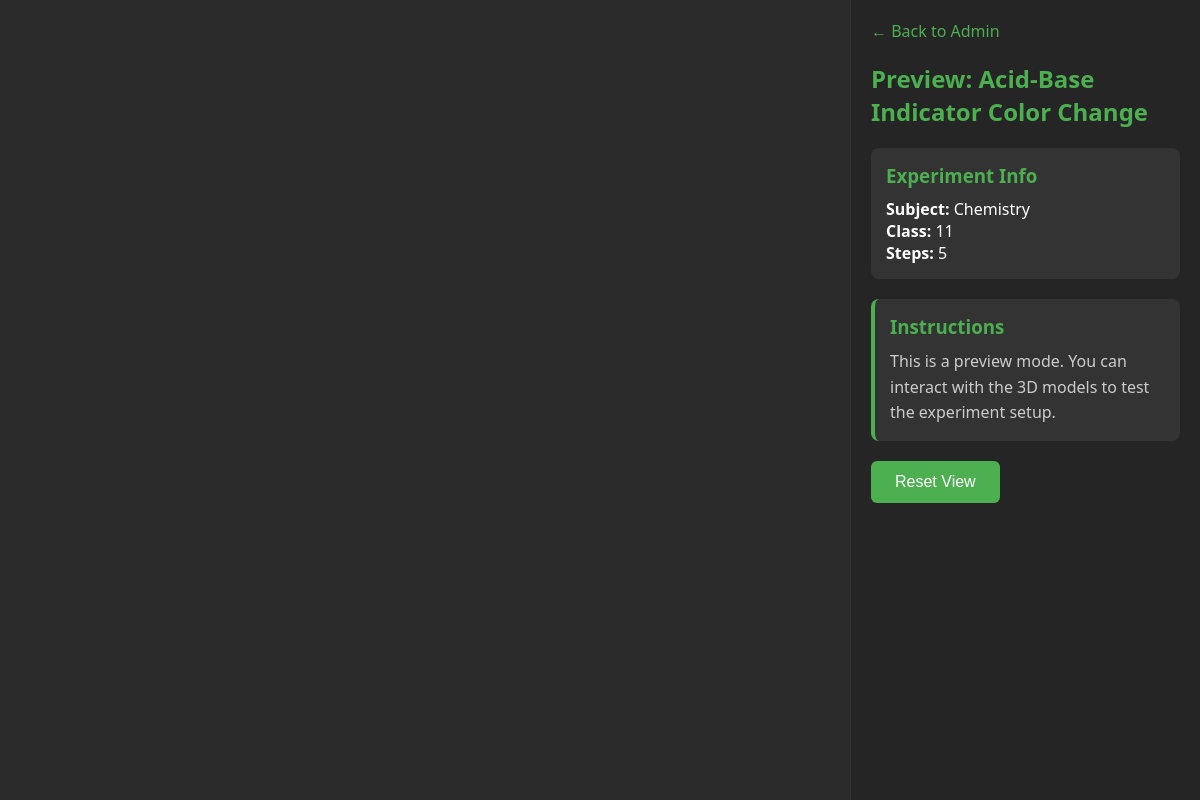
Screenshot of /admin/preview.php?id=exp_6982ba60d7448 with the database file from the repository.
### tables this page shows
CREATE TABLE experiments (
    id VARCHAR(50) PRIMARY KEY,
    title VARCHAR(255) NOT NULL,
    subject VARCHAR(50) NOT NULL,
    class VARCHAR(10) NOT NULL,
    config_json TEXT NOT NULL,
    created_at DATETIME DEFAULT CURRENT_TIMESTAMP,
    updated_at DATETIME DEFAULT CURRENT_TIMESTAMP
);

### admin/config/database.php (called while the page is built, shortened)
<?php
function getDBConnection() {
    try {
        if (DB_TYPE === 'sqlite') {
            $dbPath = DB_SQLITE_PATH;
            try {
                $db = new PDO('sqlite:' . $dbPath);
                $db->setAttribute(PDO::ATTR_ERRMODE, PDO::ERRMODE_EXCEPTION);
                return $db;
            } catch (PDOException $e) {
                throw new Exception("Failed to create SQLite database: " . $e->getMessage() . " (Path: " . $dbPath . ")");
            }
        }
    } catch (PDOException $e) {
        throw new Exception("Database connection failed: " . $e->getMessage());
    } catch (Exception $e) {
        throw $e;
    }
}

### admin/classes/Database.php (called while the page is built, shortened)
<?php
require_once __DIR__ . '/../config/database.php';
class Database {
    private $db;
    public function __construct() {
        $this->db = getDBConnection();
    }
    private function initTables() {
        try {
            $schemaFile = __DIR__ . '/../config/schema.sql';
            $sql = file_get_contents($schemaFile);
            if (DB_TYPE === 'sqlite') {
                $statements = explode(';', $sql);
                foreach ($statements as $statement) {
                    $statement = trim($statement);
                    if (!empty($statement) && !preg_match('/^\s*--/', $statement)) {
                        try {
                            $this->db->exec($statement);
                        } catch (PDOException $e) {
                            if (strpos($e->getMessage(), 'already exists') === false) {
                                error_log('Schema execution error: ' . $e->getMessage());
                            }
                        }
                    }
                }
            } else {
                try {
                    $this->db->exec($sql);
                } catch (PDOException $e) {
                    error_log('Schema execution error: ' . $e->getMessage());
                }
            }
        } catch (Exception $e) {
            error_log('initTables error: ' . $e->getMessage());
        }
    }
    public function getExperiment($id) {
        $stmt = $this->db->prepare("SELECT * FROM experiments WHERE id = ?");
        $stmt->execute([$id]);
        $exp = $stmt->fetch(PDO::FETCH_ASSOC);
        $config = json_decode($exp['config_json'], true);
        $exp['models'] = $config['models'] ?? [];
        $exp['initialState'] = $config['initialState'] ?? [];
        $exp['reactions'] = $config['reactions'] ?? [];
        $stepStmt = $this->db->prepare("
            SELECT * FROM experiment_steps
            WHERE experiment_id = ?
            ORDER BY step_order
        ");
        $stepStmt->execute([$id]);
        $steps = $stepStmt->fetchAll(PDO::FETCH_ASSOC);
        $exp['steps'] = $steps;
        $stateStmt = $this->db->prepare("
            SELECT * FROM experiment_initial_state
            WHERE experiment_id = ?
        ");
        $stateStmt->execute([$id]);
        $states = $stateStmt->fetchAll(PDO::FETCH_ASSOC);
        $configInitialState = $config['initialState'] ?? [];
        $initialState = [];
        foreach ($states as $state) {
            $objectName = $state['object_name'];
            $configState = null;
            foreach ($configInitialState as $cs) {
                if (isset($cs['objectName']) && $cs['objectName'] === $objectName) {
                    $configState = $cs;
                    break;
                }
            }
            $initialState[] = [
                'objectName' => $objectName,
                'volume' => $state['volume'],
                'temperature' => $state['temperature'],
                'contents' => !empty($state['contents_json']) ? json_decode($state['contents_json'], true) : [],
                'initialColor' => $configState['initialColor'] ?? null,
                'boilingColor' => $configState['boilingColor'] ?? null,
                'coolingColor' => $configState['coolingColor'] ?? null
            ];
        }
        $exp['initialState'] = $initialState;
        return $exp;
    }
}

### admin/preview.php (the view, shortened to what this page needs)
<?php
require_once __DIR__ . '/classes/Database.php';
$db = new Database();
$id = $_GET['id'] ?? null;
$exp = $db->getExperiment($id);
?>
<!DOCTYPE html>
<html lang="en">
<head>
</head>
<body>
    <div id="container">
        <div id="canvas-container"></div>
        <div id="sidebar">
            <a href="index.php" class="back-link">← Back to Admin</a>
            <h2>Preview: <?= htmlspecialchars($exp['title']) ?></h2>
            <div class="info-panel">
                <h3>Experiment Info</h3>
                <p><strong>Subject:</strong> <?= htmlspecialchars($exp['subject']) ?></p>
                <p><strong>Class:</strong> <?= htmlspecialchars($exp['class']) ?></p>
                <p><strong>Steps:</strong> <?= count($exp['steps'] ?? []) ?></p>
            </div>
            <div class="step-info" id="step-info">
                <h3>Instructions</h3>
                <p>This is a preview mode. You can interact with the 3D models to test the experiment setup.</p>
            </div>
            <div class="controls">
                <button id="reset-btn">Reset View</button>
            </div>
        </div>
    </div>
</body>
</html>

### admin/preview.php (style rules this page uses)
* { margin: 0; padding: 0; box-sizing: border-box; }
body { font-family: 'Segoe UI', Tahoma, Geneva, Verdana, sans-serif; background: #1a1a1a; color: #fff; overflow: hidden; }
#container { display: flex; height: 100vh; }
#canvas-container { flex: 1; position: relative; background: #2a2a2a; }
#sidebar { width: 350px; background: #252525; padding: 20px; overflow-y: auto; border-left: 1px solid #333; }
h2 { margin-bottom: 20px; color: #4CAF50; }
.step-info { background: #333; padding: 15px; border-radius: 8px; margin-bottom: 15px; border-left: 4px solid #4CAF50; }
.step-info h3 { margin-bottom: 10px; color: #4CAF50; }
.step-info p { color: #ccc; line-height: 1.6; }
.controls { margin-top: 20px; }
button { background: #4CAF50; color: white; border: none; padding: 12px 24px; border-radius: 6px; cursor: pointer; font-size: 16px; margin-right: 10px; margin-bottom: 10px; transition: background 0.3s; }
.info-panel { background: #333; padding: 15px; border-radius: 8px; margin-bottom: 20px; }
.info-panel h3 { margin-bottom: 10px; color: #4CAF50; }
.back-link { display: inline-block; margin-bottom: 20px; color: #4CAF50; text-decoration: none; }

### rows the page displays
experiments: title "Acid-Base Indicator Color Change", subject "Chemistry", class "11"

### other values shown
count($exp['steps'] ?? []) "5"
